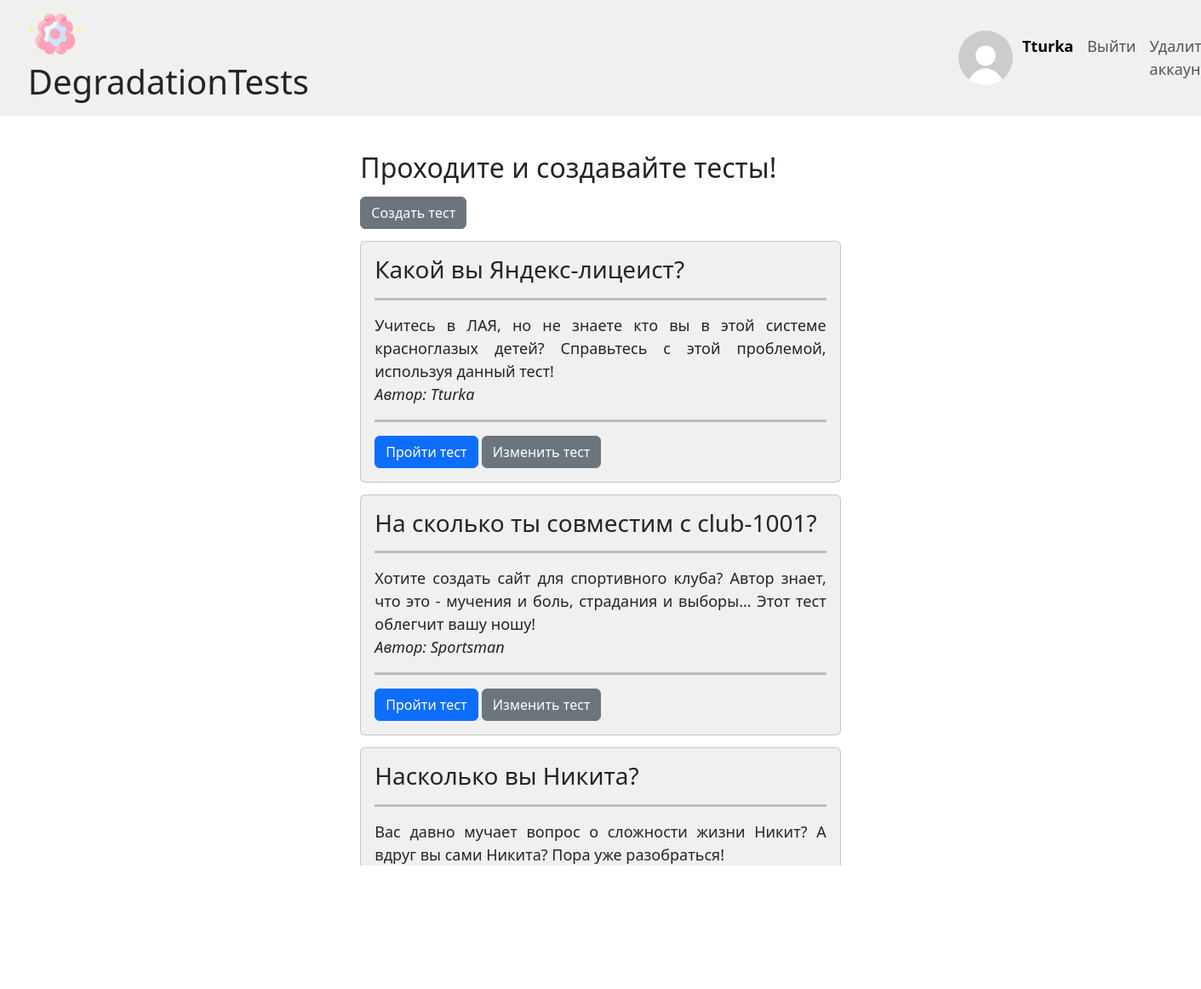
The page / (signed in) on the database its author committed.
### data/user_model.py (models this page shows, shortened)
class User(SqlAlchemyBase, SerializerMixin, UserMixin):
    __tablename__ = 'users'
    id = sqlalchemy.Column(sqlalchemy.Integer, primary_key=True, autoincrement=True)
    name = sqlalchemy.Column(sqlalchemy.String, nullable=False)
    email = sqlalchemy.Column(sqlalchemy.String, nullable=False, unique=True)
    hashed_password = sqlalchemy.Column(sqlalchemy.String, nullable=False)
    avatar = sqlalchemy.Column(sqlalchemy.BLOB, nullable=True)
    test = sqlalchemy.orm.relationship('Test', back_populates='user')

### data/test_model.py (models this page shows)
class Test(SqlAlchemyBase, SerializerMixin):
    __tablename__ = 'tests'
    id = sqlalchemy.Column(sqlalchemy.Integer, primary_key=True, autoincrement=True)
    type = sqlalchemy.Column(sqlalchemy.Integer, nullable=False)
    creator = sqlalchemy.Column(sqlalchemy.Integer, sqlalchemy.ForeignKey('users.id'), nullable=False)
    title = sqlalchemy.Column(sqlalchemy.String, nullable=False)
    description = sqlalchemy.Column(sqlalchemy.String, nullable=False)
    status = sqlalchemy.Column(sqlalchemy.Boolean, nullable=False)
    user = sqlalchemy.orm.relationship('User')
    question = sqlalchemy.orm.relationship('Question', back_populates='test')

### server.py (the view)
@app.route('/')
def index():
    session = db_session.create_session()
    tests = session.query(Test)
    return render_template('tests_list.html', title='DegradationTests', tests=tests)

### data/db_session.py (called while the page is built)
def create_session() -> Session:
    global __factory
    return __factory()

### server.py (called while the page is built)
@login_manager.user_loader
def load_user(user_id):
    session = db_session.create_session()
    return session.query(User).get(user_id)

### templates/tests_list.html
{% extends "base.html" %}
{% block content %}
    <div class="content_display_list">
        {% if current_user.is_authenticated %}
            <h2 style="margin-bottom: 2.5%;">Проходите и создавайте тесты!</h2>
            <a href="/choose_type" class="btn btn-secondary">Создать тест</a>
            {% for test in tests %}
                {% if test.status or (current_user.is_authenticated and (current_user.id == test.creator or current_user.id)) == 1 %}
                    <div class="card" style="background-color: #f0f0f0; margin-top: 2.5%; margin-bottom: 2.5%;">
                        <div class="card-body">
                            <h3 class="card-title">{{ test.title }}</h3>
                            <hr size="5px" color="#242424">
                            <p class="card-text" style="text-align: justify; font-size: large;">
                                {{ test.description }}
                                <br>
                                <em>Автор: {{ test.user.name }}</em>
                            </p>
                            <hr size="5px" color="#242424">
                            <a href="/test_solve/{{ test.id }}" class="btn btn-primary">Пройти тест</a>
                            {% if current_user.is_authenticated and (current_user.id == test.creator or current_user.id == 1) %}
                                <a href="/test_edit/{{ test.id }}" class="btn btn-secondary">Изменить тест</a>
                            {% endif %}
                        </div>
                    </div>
                {% endif %}
            {% endfor %}
        {% else %}
            <h2>Зайдите или зарегистрируйтесь, чтобы начать.</h2>
        {% endif %}
    </div>
{% endblock %}

### templates/base.html (shortened to what this page needs)
<!DOCTYPE html>
<html lang="ru">
    <head>
        <link href="https://cdn.jsdelivr.net/npm/bootstrap@5.3.2/dist/css/bootstrap.min.css" rel="stylesheet"
>
        <link rel="stylesheet" type="text/css" href="{{ url_for('static', filename='css/forms.css') }}" />
        <link rel="stylesheet" type="text/css" href="{{ url_for('static', filename='css/main_styles.css') }}" />
    </head>
    <body>
        <nav class="navbar navbar-expand-lg" style="background-color: #f0f0f0;">
            <div class="container-fluid">
                <h1 style="margin-left: 1.5%;">
                    <img src="{{ url_for('static', filename='images/dt_icon.png') }}"
                         class="d-inline-block align-text-top" width="64" height="64">
                    DegradationTests
                </h1>
                {% if current_user.is_authenticated %}
                    {% if not current_user.avatar %}
                        <img class="avatar" src="{{ url_for('static', filename='images/default_avatar.jpg') }}">
                    {% else %}
                        <img class="avatar" src="{{ url_for('user_avatar') }}">
                    {% endif %}
                    <div class="collapse navbar-collapse">
                        <div class="navbar-nav" style="padding-left: 1%; font-size: large;">
                            <a class="nav-link active"><b>
                                {{ current_user.name }}
                            </b></a>
                            <a class="nav-link" href="/logout">Выйти</a>
                            <a class="nav-link" href="/delete_user">Удалить аккаунт</a>
                        </div>
                    </div>
                {% endif %}
            </div>
        </nav>
        {% block content %}{% endblock %}
    </body>
</html>

### static/css/main_styles.css (style rules this page uses)
div.content_display_list { padding-left: 30%; padding-right: 30%; padding-top: 3%; padding-bottom: 3%; }
img.avatar { object-fit: cover; object-position: top center; border-radius: 50%; width: 64px; height: 64px; margin-left: 55%; }

### rows shown on the page
User: name "Tturka"
Test: title "Какой вы Яндекс-лицеист?", description "Учитесь в ЛАЯ, но не знаете кто вы в этой системе красноглазых детей? Справьтесь с этой проблемой, используя данный тест!", user.name "Tturka"
Test: title "На сколько ты совместим с club-1001?", description "Хотите создать сайт для спортивного клуба? Автор знает, что это - мучения и боль, страдания и выборы... Этот тест облегчит вашу ношу!", user.name "Sportsman"
Test: title "Насколько вы Никита?", description "Вас давно мучает вопрос о сложности жизни Никит? А вдруг вы сами Никита? Пора уже разобраться!"
